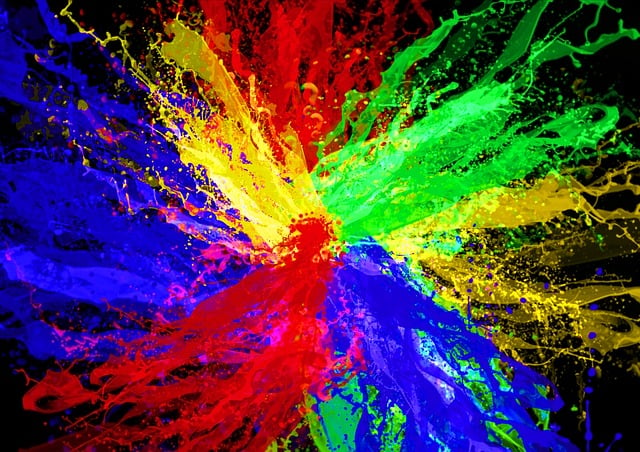
#> input picture Dataset_OpenCvDl_Hw1/Q1_image/rgb.jpg, 640 x 452 px
$ python color_transformation.py
#> lines starting #> are read from the running program, lines starting #| are printed output that depends on the picture
import cv2
import numpy as np
import matplotlib.pyplot as plt


def color_transformation(img_path):
    # Load the image
#> called with img_path = './Dataset_OpenCvDl_Hw1/Q1_image/rgb.jpg'
    img = cv2.imread(img_path)
#> img is the input picture: shape (452, 640, 3); mean B, G, R 68.8, 60.7, 79.9
    if img is None:
        print("Image not found")
        exit(0)

    # Convert the image to grayscale using cv2.cvtColor()
    cv_gray = cv2.cvtColor(img, cv2.COLOR_BGR2GRAY)
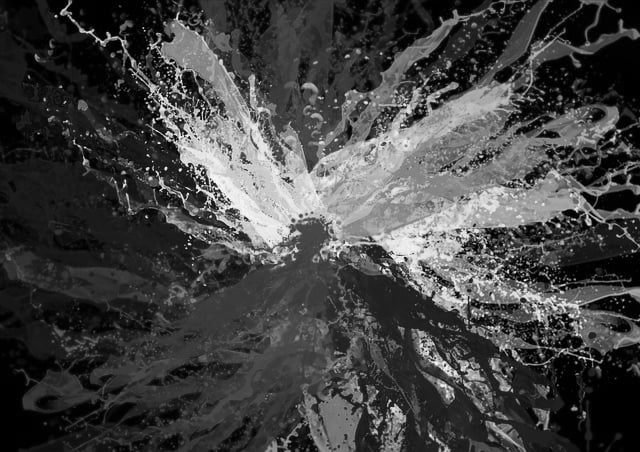
#> cv_gray: shape (452, 640); min 0, max 252, mean 67.3

    # Convert the image by averaging the RGB channels
    b, g, r = cv2.split(img)
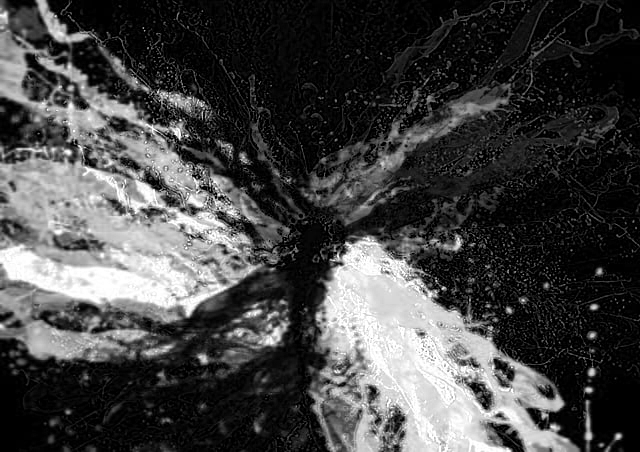
#> b: shape (452, 640); min 0, max 255, mean 68.8
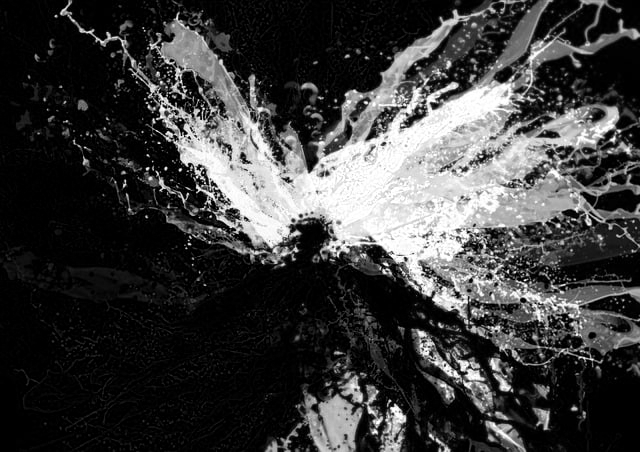
#> g: shape (452, 640); min 0, max 255, mean 60.7
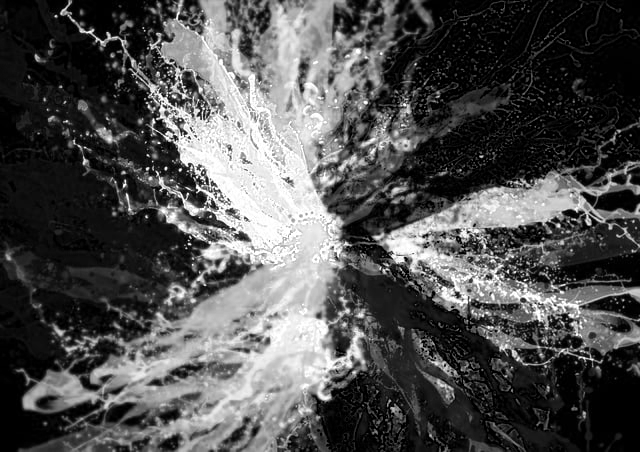
#> r: shape (452, 640); min 0, max 255, mean 79.9
    avg_gray = (b/3 + g/3 + r/3).astype(np.uint8)
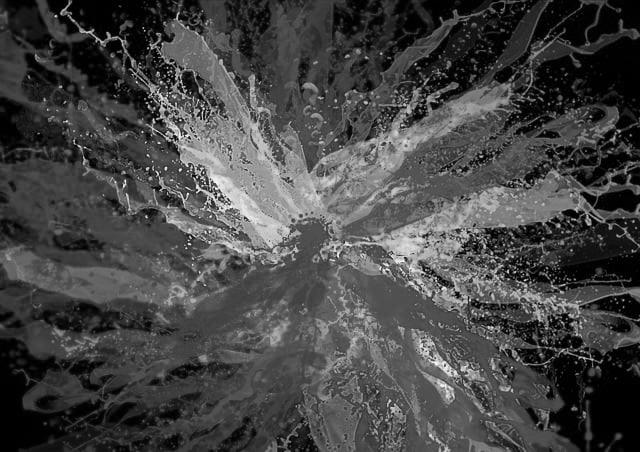
#> avg_gray: shape (452, 640); min 0, max 252, mean 69.4

    # display the images
    plt.figure(figsize=(20, 10))

    plt.subplot(1, 2, 1)
    plt.imshow(cv_gray, cmap='gray')
    plt.title('CV Grayscale')

    plt.subplot(1, 2, 2)
    plt.imshow(avg_gray, cmap='gray')
    plt.title('Average Grayscale')

    plt.show()

# Testing the function with a sample image
color_transformation('./Dataset_OpenCvDl_Hw1/Q1_image/rgb.jpg')
